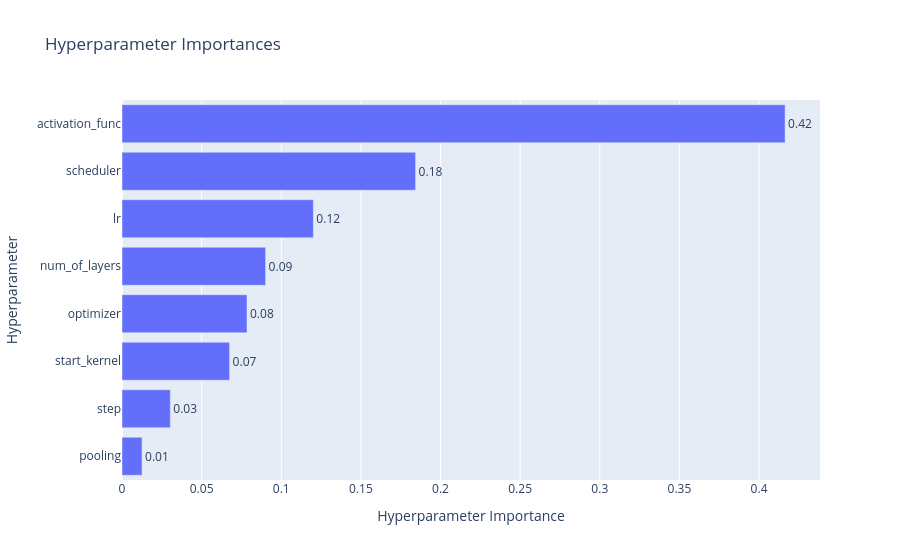

This figure's notebook cell:
### Code cell
fig_importance = vis.plot_param_importances(study)
fig_importance.show()

### Figure 1 — Plotly figure (JSON) as saved in the notebook; plotly's stock layout.template omitted (floating-point values rounded to 4 significant figures)
{"data": [{"cliponaxis": false, "hovertemplate": ["pooling (IntDistribution): 0.012580542633385849<extra></extra>", "step (IntDistribution): 0.030336246058962152<extra></extra>", "start_kernel (IntDistribution): 0.06754956228722422<extra></extra>", "optimizer (CategoricalDistribution): 0.07848824033295829<extra></extra>", "num_of_layers (IntDistribution): 0.09017044871875807<extra></extra>", "lr (FloatDistribution): 0.12016071589146725<extra></extra>", "scheduler (CategoricalDistribution): 0.18435217346607274<extra></extra>", "activation_func (IntDistribution): 0.4163620706111715<extra></extra>"], "name": "Objective Value", "orientation": "h", "text": ["0.01", "0.03", "0.07", "0.08", "0.09", "0.12", "0.18", "0.42"], "textposition": "outside", "type": "bar", "x": [0.01258, 0.03034, 0.06755, 0.07849, 0.09017, 0.1202, 0.1844, 0.4164], "y": ["pooling", "step", "start_kernel", "optimizer", "num_of_layers", "lr", "scheduler", "activation_func"]}], "layout": {"title": {"text": "Hyperparameter Importances"}, "xaxis": {"title": {"text": "Hyperparameter Importance"}}, "yaxis": {"title": {"text": "Hyperparameter"}}}}
